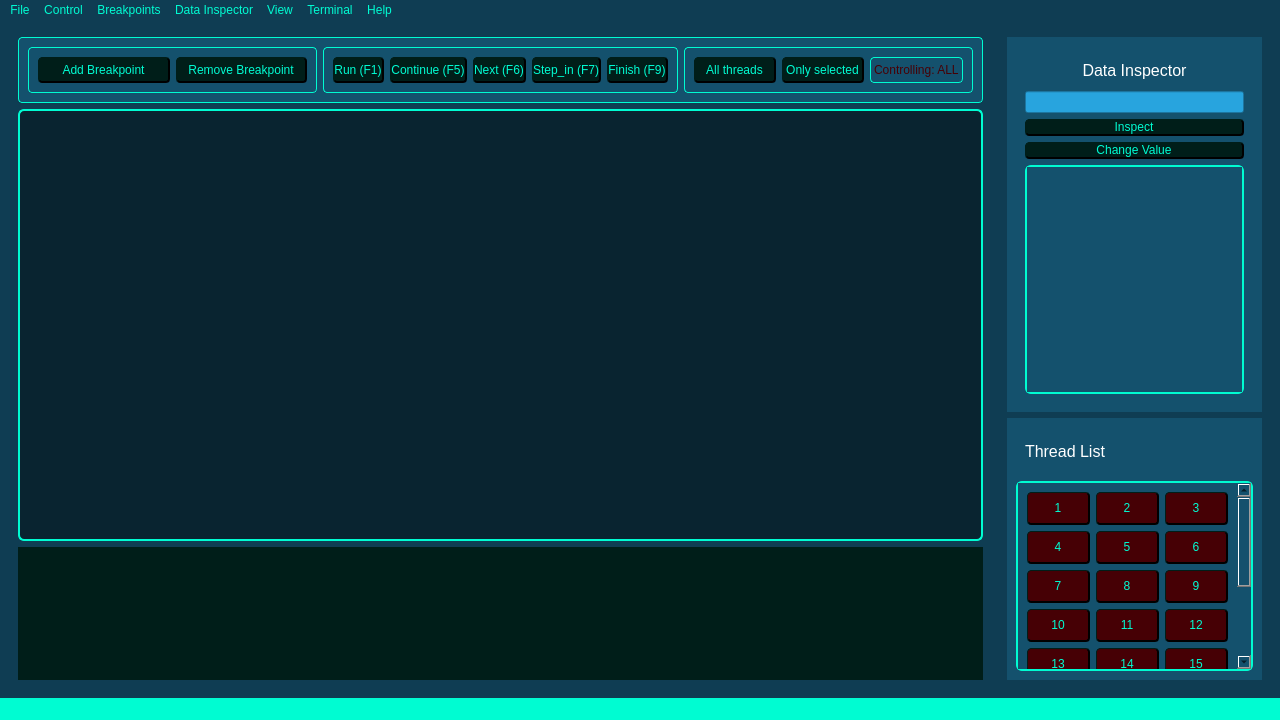
<?xml version="1.0" encoding="UTF-8"?>
<ui version="4.0">
 <class>MainWindow</class>
 <widget class="QMainWindow" name="MainWindow">
  <property name="geometry">
   <rect>
    <x>0</x>
    <y>0</y>
    <width>1280</width>
    <height>720</height>
   </rect>
  </property>
  <property name="windowTitle">
   <string>MainWindow</string>
  </property>
  <property name="styleSheet">
   <string notr="true">QWidget {
	background-color:rgb(15, 61, 83);
}

QFrame {
	border-style:none;
}

</string>
  </property>
  <widget class="QWidget" name="centralwidget">
   <layout class="QGridLayout" name="gridLayout_2">
    <item row="0" column="0">
     <widget class="QFrame" name="frame">
      <property name="sizePolicy">
       <sizepolicy hsizetype="Preferred" vsizetype="Preferred">
        <horstretch>18</horstretch>
        <verstretch>0</verstretch>
       </sizepolicy>
      </property>
      <property name="styleSheet">
       <string notr="true">QTextEdit {
	border-width: 2px;
    border-style: solid;
	border-color:rgb(0, 252, 210);
    border-radius: 6px;
	background-color: rgb(9, 36, 48);
	font-size: 14px;
	color: white;
}</string>
      </property>
      <property name="frameShape">
       <enum>QFrame::StyledPanel</enum>
      </property>
      <property name="frameShadow">
       <enum>QFrame::Raised</enum>
      </property>
      <layout class="QGridLayout" name="gridLayout_3">
       <item row="0" column="0">
        <widget class="QFrame" name="frame_3">
         <property name="sizePolicy">
          <sizepolicy hsizetype="Preferred" vsizetype="Preferred">
           <horstretch>0</horstretch>
           <verstretch>2</verstretch>
          </sizepolicy>
         </property>
         <property name="styleSheet">
          <string notr="true">QPushButton {
	background-color:rgb(0, 30, 25);
	color:rgb(0, 252, 210);
	border-width: 1px;
    border-style: solid;
	border-color:rgb(0, 30, 25);
    border-radius: 4px;
	border-bottom: 2px solid black;
	border-right: 2px solid black;
}

QPushButton:hover {
	background-color:rgb(0, 15, 12);
	color:rgb(0, 103, 86);
}

QPushButton:pressed {
	background-color:black;
	color:rgb(0, 90, 75);
	margin-top:4px;
}

QFrame {
	border-width: 1px;
    border-style: solid;
	border-color:rgb(0, 252, 210);
    border-radius: 4px;
	background-color:rgb(20, 81, 109);
}

QLabel {
	color: rgb(70, 0, 5);
}</string>
         </property>
         <property name="frameShape">
          <enum>QFrame::StyledPanel</enum>
         </property>
         <property name="frameShadow">
          <enum>QFrame::Raised</enum>
         </property>
         <layout class="QHBoxLayout" name="horizontalLayout_2">
          <item>
           <widget class="QFrame" name="frame_4">
            <property name="sizePolicy">
             <sizepolicy hsizetype="Preferred" vsizetype="Preferred">
              <horstretch>4</horstretch>
              <verstretch>0</verstretch>
             </sizepolicy>
            </property>
            <property name="frameShape">
             <enum>QFrame::StyledPanel</enum>
            </property>
            <property name="frameShadow">
             <enum>QFrame::Raised</enum>
            </property>
            <layout class="QHBoxLayout" name="horizontalLayout_4">
             <item>
              <widget class="QPushButton" name="my_button_add_br">
               <property name="sizePolicy">
                <sizepolicy hsizetype="Minimum" vsizetype="Preferred">
                 <horstretch>0</horstretch>
                 <verstretch>0</verstretch>
                </sizepolicy>
               </property>
               <property name="text">
                <string>Add Breakpoint</string>
               </property>
              </widget>
             </item>
             <item>
              <widget class="QPushButton" name="my_button_rm_br">
               <property name="sizePolicy">
                <sizepolicy hsizetype="Minimum" vsizetype="Preferred">
                 <horstretch>0</horstretch>
                 <verstretch>0</verstretch>
                </sizepolicy>
               </property>
               <property name="text">
                <string>Remove Breakpoint</string>
               </property>
              </widget>
             </item>
            </layout>
           </widget>
          </item>
          <item>
           <widget class="QFrame" name="control_panel">
            <property name="sizePolicy">
             <sizepolicy hsizetype="Preferred" vsizetype="Preferred">
              <horstretch>4</horstretch>
              <verstretch>0</verstretch>
             </sizepolicy>
            </property>
            <property name="styleSheet">
             <string notr="true"/>
            </property>
            <property name="frameShape">
             <enum>QFrame::StyledPanel</enum>
            </property>
            <property name="frameShadow">
             <enum>QFrame::Raised</enum>
            </property>
            <layout class="QHBoxLayout" name="horizontalLayout_3">
             <item>
              <widget class="QPushButton" name="my_button_run">
               <property name="sizePolicy">
                <sizepolicy hsizetype="Minimum" vsizetype="Preferred">
                 <horstretch>0</horstretch>
                 <verstretch>0</verstretch>
                </sizepolicy>
               </property>
               <property name="minimumSize">
                <size>
                 <width>0</width>
                 <height>0</height>
                </size>
               </property>
               <property name="text">
                <string>Run (F1)</string>
               </property>
              </widget>
             </item>
             <item>
              <widget class="QPushButton" name="my_button_continue">
               <property name="sizePolicy">
                <sizepolicy hsizetype="Minimum" vsizetype="Preferred">
                 <horstretch>0</horstretch>
                 <verstretch>0</verstretch>
                </sizepolicy>
               </property>
               <property name="text">
                <string>Continue (F5)</string>
               </property>
              </widget>
             </item>
             <item>
              <widget class="QPushButton" name="my_button_next">
               <property name="sizePolicy">
                <sizepolicy hsizetype="Minimum" vsizetype="Preferred">
                 <horstretch>0</horstretch>
                 <verstretch>0</verstretch>
                </sizepolicy>
               </property>
               <property name="text">
                <string>Next (F6)</string>
               </property>
              </widget>
             </item>
             <item>
              <widget class="QPushButton" name="my_button_step_in">
               <property name="sizePolicy">
                <sizepolicy hsizetype="Minimum" vsizetype="Preferred">
                 <horstretch>0</horstretch>
                 <verstretch>0</verstretch>
                </sizepolicy>
               </property>
               <property name="text">
                <string>Step_in (F7)</string>
               </property>
              </widget>
             </item>
             <item>
              <widget class="QPushButton" name="my_button_finish">
               <property name="sizePolicy">
                <sizepolicy hsizetype="Minimum" vsizetype="Preferred">
                 <horstretch>0</horstretch>
                 <verstretch>0</verstretch>
                </sizepolicy>
               </property>
               <property name="text">
                <string>Finish (F9)</string>
               </property>
              </widget>
             </item>
            </layout>
           </widget>
          </item>
          <item>
           <widget class="QFrame" name="frame_7">
            <property name="sizePolicy">
             <sizepolicy hsizetype="Preferred" vsizetype="Preferred">
              <horstretch>4</horstretch>
              <verstretch>0</verstretch>
             </sizepolicy>
            </property>
            <property name="styleSheet">
             <string notr="true"/>
            </property>
            <property name="frameShape">
             <enum>QFrame::StyledPanel</enum>
            </property>
            <property name="frameShadow">
             <enum>QFrame::Raised</enum>
            </property>
            <layout class="QHBoxLayout" name="horizontalLayout">
             <item>
              <widget class="QPushButton" name="my_all_threads">
               <property name="sizePolicy">
                <sizepolicy hsizetype="Minimum" vsizetype="Preferred">
                 <horstretch>0</horstretch>
                 <verstretch>0</verstretch>
                </sizepolicy>
               </property>
               <property name="text">
                <string>All threads</string>
               </property>
              </widget>
             </item>
             <item>
              <widget class="QPushButton" name="my_selected_thread">
               <property name="sizePolicy">
                <sizepolicy hsizetype="Minimum" vsizetype="Preferred">
                 <horstretch>0</horstretch>
                 <verstretch>0</verstretch>
                </sizepolicy>
               </property>
               <property name="text">
                <string>Only selected</string>
               </property>
              </widget>
             </item>
             <item>
              <widget class="QLabel" name="my_controlling">
               <property name="text">
                <string>Controlling: ALL</string>
               </property>
              </widget>
             </item>
            </layout>
           </widget>
          </item>
         </layout>
        </widget>
       </item>
       <item row="2" column="0">
        <widget class="QFrame" name="frame_5">
         <property name="sizePolicy">
          <sizepolicy hsizetype="Preferred" vsizetype="Preferred">
           <horstretch>0</horstretch>
           <verstretch>4</verstretch>
          </sizepolicy>
         </property>
         <property name="styleSheet">
          <string notr="true">QFrame {
	background-color:rgb(0, 30, 25);
}

QTextBrowser {
	background-color:rgb(0, 30, 25);
	color:white;
	margin-left:15px;
	border-style:none;
}</string>
         </property>
         <property name="frameShape">
          <enum>QFrame::StyledPanel</enum>
         </property>
         <property name="frameShadow">
          <enum>QFrame::Raised</enum>
         </property>
         <layout class="QVBoxLayout" name="verticalLayout_3">
          <item>
           <widget class="QTextBrowser" name="my_output_terminal">
            <property name="html">
             <string>&lt;!DOCTYPE HTML PUBLIC &quot;-//W3C//DTD HTML 4.0//EN&quot; &quot;http://www.w3.org/TR/REC-html40/strict.dtd&quot;&gt;
&lt;html&gt;&lt;head&gt;&lt;meta name=&quot;qrichtext&quot; content=&quot;1&quot; /&gt;&lt;meta charset=&quot;utf-8&quot; /&gt;&lt;style type=&quot;text/css&quot;&gt;
p, li { white-space: pre-wrap; }
hr { height: 1px; border-width: 0; }
li.unchecked::marker { content: &quot;\2610&quot;; }
li.checked::marker { content: &quot;\2612&quot;; }
&lt;/style&gt;&lt;/head&gt;&lt;body style=&quot; font-family:'Segoe UI'; font-size:14px; font-weight:400; font-style:normal;&quot;&gt;
&lt;p style=&quot;-qt-paragraph-type:empty; margin-top:0px; margin-bottom:0px; margin-left:0px; margin-right:0px; -qt-block-indent:0; text-indent:0px;&quot;&gt;&lt;br /&gt;&lt;/p&gt;&lt;/body&gt;&lt;/html&gt;</string>
            </property>
           </widget>
          </item>
         </layout>
        </widget>
       </item>
       <item row="1" column="0">
        <widget class="QTextEdit" name="my_code_editor">
         <property name="sizePolicy">
          <sizepolicy hsizetype="Expanding" vsizetype="Expanding">
           <horstretch>0</horstretch>
           <verstretch>13</verstretch>
          </sizepolicy>
         </property>
         <property name="font">
          <font>
           <pointsize>-1</pointsize>
          </font>
         </property>
         <property name="styleSheet">
          <string notr="true"/>
         </property>
         <property name="html">
          <string>&lt;!DOCTYPE HTML PUBLIC &quot;-//W3C//DTD HTML 4.0//EN&quot; &quot;http://www.w3.org/TR/REC-html40/strict.dtd&quot;&gt;
&lt;html&gt;&lt;head&gt;&lt;meta name=&quot;qrichtext&quot; content=&quot;1&quot; /&gt;&lt;meta charset=&quot;utf-8&quot; /&gt;&lt;style type=&quot;text/css&quot;&gt;
p, li { white-space: pre-wrap; }
hr { height: 1px; border-width: 0; }
li.unchecked::marker { content: &quot;\2610&quot;; }
li.checked::marker { content: &quot;\2612&quot;; }
&lt;/style&gt;&lt;/head&gt;&lt;body style=&quot; font-family:'Segoe UI'; font-size:14px; font-weight:400; font-style:normal;&quot;&gt;
&lt;p style=&quot;-qt-paragraph-type:empty; margin-top:0px; margin-bottom:0px; margin-left:0px; margin-right:0px; -qt-block-indent:0; text-indent:0px;&quot;&gt;&lt;br /&gt;&lt;/p&gt;&lt;/body&gt;&lt;/html&gt;</string>
         </property>
         <property name="tabStopDistance">
          <double>40.000000000000000</double>
         </property>
        </widget>
       </item>
      </layout>
     </widget>
    </item>
    <item row="0" column="1">
     <widget class="QFrame" name="frame_2">
      <property name="sizePolicy">
       <sizepolicy hsizetype="Preferred" vsizetype="Preferred">
        <horstretch>5</horstretch>
        <verstretch>0</verstretch>
       </sizepolicy>
      </property>
      <property name="styleSheet">
       <string notr="true"/>
      </property>
      <property name="frameShape">
       <enum>QFrame::StyledPanel</enum>
      </property>
      <property name="frameShadow">
       <enum>QFrame::Raised</enum>
      </property>
      <layout class="QVBoxLayout" name="verticalLayout_4">
       <item>
        <widget class="QFrame" name="frame_6">
         <property name="sizePolicy">
          <sizepolicy hsizetype="Preferred" vsizetype="Preferred">
           <horstretch>0</horstretch>
           <verstretch>10</verstretch>
          </sizepolicy>
         </property>
         <property name="styleSheet">
          <string notr="true">QFrame {
	background-color:rgb(20, 81, 109);
}

QLabel {
	max-height: 40px;
	min-height: 30px;
	color:rgb(70, 0, 5);
	qproperty-alignment: 'AlignCenter';
}

QScrollArea {
	border-width: 2px;
    border-style: solid;
	border-color:rgb(0, 252, 210);
    border-radius: 6px;
}

QWidget {
	background-color:rgb(20, 81, 109);
}

QPushButton {
	background-color:rgb(0, 30, 25);
	color:rgb(0, 252, 210);
	border-width: 1px;
    border-style: solid;
	border-color:rgb(0, 30, 25);
    border-radius: 4px;
	border-bottom: 2px solid black;
	border-right: 2px solid black;
}

QPushButton:hover {
	background-color:rgb(0, 15, 12);
	color:rgb(0, 103, 86);
}

QPushButton:pressed {
	background-color:black;
	color:rgb(0, 90, 75);
	margin-top:4px;
}

QLineEdit {
	color:rgb(70, 0, 5);
	background-color:rgb(40, 164, 222);
}</string>
         </property>
         <property name="frameShape">
          <enum>QFrame::StyledPanel</enum>
         </property>
         <property name="frameShadow">
          <enum>QFrame::Raised</enum>
         </property>
         <layout class="QVBoxLayout" name="verticalLayout_5">
          <item>
           <widget class="QFrame" name="frame_9">
            <property name="sizePolicy">
             <sizepolicy hsizetype="Preferred" vsizetype="Preferred">
              <horstretch>0</horstretch>
              <verstretch>3</verstretch>
             </sizepolicy>
            </property>
            <property name="styleSheet">
             <string notr="true"/>
            </property>
            <property name="frameShape">
             <enum>QFrame::StyledPanel</enum>
            </property>
            <property name="frameShadow">
             <enum>QFrame::Raised</enum>
            </property>
            <layout class="QVBoxLayout" name="verticalLayout_6">
             <item>
              <widget class="QLabel" name="label">
               <property name="sizePolicy">
                <sizepolicy hsizetype="Preferred" vsizetype="Preferred">
                 <horstretch>0</horstretch>
                 <verstretch>0</verstretch>
                </sizepolicy>
               </property>
               <property name="styleSheet">
                <string notr="true">color:white;
font-size: 16px;</string>
               </property>
               <property name="text">
                <string>Data Inspector</string>
               </property>
               <property name="alignment">
                <set>Qt::AlignCenter</set>
               </property>
              </widget>
             </item>
             <item>
              <widget class="QLineEdit" name="my_inspect_text">
               <property name="sizePolicy">
                <sizepolicy hsizetype="Expanding" vsizetype="Fixed">
                 <horstretch>0</horstretch>
                 <verstretch>0</verstretch>
                </sizepolicy>
               </property>
               <property name="text">
                <string/>
               </property>
              </widget>
             </item>
             <item>
              <widget class="QPushButton" name="my_button_inspect">
               <property name="sizePolicy">
                <sizepolicy hsizetype="Minimum" vsizetype="Fixed">
                 <horstretch>0</horstretch>
                 <verstretch>0</verstretch>
                </sizepolicy>
               </property>
               <property name="text">
                <string>Inspect</string>
               </property>
              </widget>
             </item>
             <item>
              <widget class="QPushButton" name="my_change_value">
               <property name="text">
                <string>Change Value</string>
               </property>
              </widget>
             </item>
             <item>
              <widget class="QScrollArea" name="scrollArea">
               <property name="styleSheet">
                <string notr="true"/>
               </property>
               <property name="sizeAdjustPolicy">
                <enum>QAbstractScrollArea::AdjustIgnored</enum>
               </property>
               <property name="widgetResizable">
                <bool>true</bool>
               </property>
               <property name="alignment">
                <set>Qt::AlignCenter</set>
               </property>
               <widget class="QWidget" name="my_data_inspector">
                <property name="geometry">
                 <rect>
                  <x>0</x>
                  <y>0</y>
                  <width>215</width>
                  <height>220</height>
                 </rect>
                </property>
                <layout class="QVBoxLayout" name="verticalLayout_7"/>
               </widget>
              </widget>
             </item>
            </layout>
           </widget>
          </item>
         </layout>
        </widget>
       </item>
       <item>
        <widget class="QFrame" name="frame_8">
         <property name="sizePolicy">
          <sizepolicy hsizetype="Preferred" vsizetype="Preferred">
           <horstretch>0</horstretch>
           <verstretch>7</verstretch>
          </sizepolicy>
         </property>
         <property name="styleSheet">
          <string notr="true">QFrame {
	background-color:rgb(20, 81, 109);
}

QLabel {
	max-height: 40px;
	min-height: 30px;
	color:rgb(70, 0, 5);
	qproperty-alignment: 'AlignCenter';
}

QScrollArea {
	border-width: 2px;
    border-style: solid;
	border-color:rgb(0, 252, 210);
    border-radius: 6px;
}

QWidget {
	background-color:rgb(20, 81, 109);
}

QPushButton {
	background-color: rgb(70, 0, 5);
	color:rgb(0, 252, 210);
	border-width: 1px;
    border-style: solid;
	border-color:rgb(0, 30, 25);
    border-radius: 4px;
	border-bottom: 2px solid black;
	border-right: 2px solid black;
	min-height: 30px;
}

QPushButton:hover {
	background-color:rgb(0, 15, 12);
	color:rgb(0, 103, 86);
}

QPushButton:pressed {
	background-color:black;
	color:rgb(0, 90, 75);
	margin-top:4px;
}</string>
         </property>
         <property name="frameShape">
          <enum>QFrame::StyledPanel</enum>
         </property>
         <property name="frameShadow">
          <enum>QFrame::Raised</enum>
         </property>
         <layout class="QVBoxLayout" name="verticalLayout_8">
          <item>
           <widget class="QFrame" name="frame_10">
            <property name="sizePolicy">
             <sizepolicy hsizetype="Preferred" vsizetype="Preferred">
              <horstretch>0</horstretch>
              <verstretch>4</verstretch>
             </sizepolicy>
            </property>
            <property name="frameShape">
             <enum>QFrame::StyledPanel</enum>
            </property>
            <property name="frameShadow">
             <enum>QFrame::Raised</enum>
            </property>
            <layout class="QVBoxLayout" name="verticalLayout_9">
             <item>
              <widget class="QLabel" name="label_10">
               <property name="styleSheet">
                <string notr="true">color: white;
font-size:16px;</string>
               </property>
               <property name="text">
                <string>Thread List</string>
               </property>
              </widget>
             </item>
            </layout>
           </widget>
          </item>
          <item>
           <widget class="QScrollArea" name="thread_scroll">
            <property name="sizePolicy">
             <sizepolicy hsizetype="Expanding" vsizetype="Expanding">
              <horstretch>0</horstretch>
              <verstretch>21</verstretch>
             </sizepolicy>
            </property>
            <property name="styleSheet">
             <string notr="true"/>
            </property>
            <property name="widgetResizable">
             <bool>true</bool>
            </property>
            <widget class="QWidget" name="my_thread_list">
             <property name="geometry">
              <rect>
               <x>0</x>
               <y>0</y>
               <width>216</width>
               <height>324</height>
              </rect>
             </property>
             <layout class="QGridLayout" name="gridLayout">
              <item row="1" column="0">
               <widget class="QPushButton" name="pushButton_10">
                <property name="text">
                 <string>4</string>
                </property>
               </widget>
              </item>
              <item row="3" column="1">
               <widget class="QPushButton" name="pushButton_17">
                <property name="text">
                 <string>11</string>
                </property>
               </widget>
              </item>
              <item row="3" column="0">
               <widget class="QPushButton" name="pushButton_13">
                <property name="text">
                 <string>10</string>
                </property>
               </widget>
              </item>
              <item row="1" column="2">
               <widget class="QPushButton" name="pushButton_15">
                <property name="text">
                 <string>6</string>
                </property>
               </widget>
              </item>
              <item row="6" column="0">
               <widget class="QPushButton" name="pushButton_23">
                <property name="text">
                 <string>19</string>
                </property>
               </widget>
              </item>
              <item row="2" column="0">
               <widget class="QPushButton" name="pushButton_11">
                <property name="text">
                 <string>7</string>
                </property>
               </widget>
              </item>
              <item row="4" column="0">
               <widget class="QPushButton" name="pushButton_19">
                <property name="text">
                 <string>13</string>
                </property>
               </widget>
              </item>
              <item row="2" column="1">
               <widget class="QPushButton" name="pushButton_12">
                <property name="text">
                 <string>8</string>
                </property>
               </widget>
              </item>
              <item row="5" column="0">
               <widget class="QPushButton" name="pushButton_22">
                <property name="text">
                 <string>16</string>
                </property>
               </widget>
              </item>
              <item row="1" column="1">
               <widget class="QPushButton" name="pushButton_8">
                <property name="text">
                 <string>5</string>
                </property>
               </widget>
              </item>
              <item row="0" column="2">
               <widget class="QPushButton" name="pushButton_14">
                <property name="text">
                 <string>3</string>
                </property>
               </widget>
              </item>
              <item row="4" column="2">
               <widget class="QPushButton" name="pushButton_21">
                <property name="text">
                 <string>15</string>
                </property>
               </widget>
              </item>
              <item row="0" column="1">
               <widget class="QPushButton" name="pushButton_9">
                <property name="text">
                 <string>2</string>
                </property>
               </widget>
              </item>
              <item row="2" column="2">
               <widget class="QPushButton" name="pushButton_16">
                <property name="text">
                 <string>9</string>
                </property>
               </widget>
              </item>
              <item row="4" column="1">
               <widget class="QPushButton" name="pushButton_20">
                <property name="text">
                 <string>14</string>
                </property>
               </widget>
              </item>
              <item row="3" column="2">
               <widget class="QPushButton" name="pushButton_18">
                <property name="text">
                 <string>12</string>
                </property>
               </widget>
              </item>
              <item row="0" column="0">
               <widget class="QPushButton" name="pushButton_7">
                <property name="text">
                 <string>1</string>
                </property>
               </widget>
              </item>
              <item row="7" column="0">
               <widget class="QPushButton" name="pushButton_24">
                <property name="text">
                 <string>22</string>
                </property>
               </widget>
              </item>
              <item row="5" column="1">
               <widget class="QPushButton" name="pushButton_25">
                <property name="text">
                 <string>17</string>
                </property>
               </widget>
              </item>
              <item row="5" column="2">
               <widget class="QPushButton" name="pushButton_26">
                <property name="text">
                 <string>18</string>
                </property>
               </widget>
              </item>
              <item row="6" column="1">
               <widget class="QPushButton" name="pushButton_27">
                <property name="text">
                 <string>20</string>
                </property>
               </widget>
              </item>
              <item row="6" column="2">
               <widget class="QPushButton" name="pushButton_28">
                <property name="text">
                 <string>21</string>
                </property>
               </widget>
              </item>
              <item row="7" column="1">
               <widget class="QPushButton" name="pushButton_29">
                <property name="text">
                 <string>23</string>
                </property>
               </widget>
              </item>
              <item row="7" column="2">
               <widget class="QPushButton" name="pushButton_30">
                <property name="text">
                 <string>24</string>
                </property>
               </widget>
              </item>
             </layout>
            </widget>
           </widget>
          </item>
         </layout>
        </widget>
       </item>
      </layout>
     </widget>
    </item>
   </layout>
  </widget>
  <widget class="QMenuBar" name="menubar">
   <property name="geometry">
    <rect>
     <x>0</x>
     <y>0</y>
     <width>1280</width>
     <height>22</height>
    </rect>
   </property>
   <property name="styleSheet">
    <string notr="true">QMenuBar::item {
	background-color:rgb(15, 61, 83);
	color:rgb(0, 252, 210);
}

QMenuBar::item:hover {
	background-color:rgb(0, 132, 110);
	color:rgb(0, 90, 75);
}

QMenuBar::item:selected {
	background-color:rgb(0, 132, 110);
	color:rgb(0, 90, 75);
}

QMenu::item {
	background-color:rgb(15, 61, 83);
	color:rgb(0, 252, 210);
}

QMenu::item:hover {
	background-color:rgb(0, 132, 110);
	color:rgb(0, 90, 75);
}

QMenu::item:selected {
	background-color:rgb(0, 132, 110);
	color:rgb(0, 90, 75);
}</string>
   </property>
   <widget class="QMenu" name="menuFile">
    <property name="title">
     <string>File</string>
    </property>
    <addaction name="actionNew"/>
    <addaction name="actionLoad"/>
    <addaction name="actionSave"/>
    <addaction name="actionBuild"/>
   </widget>
   <widget class="QMenu" name="menuControl">
    <property name="title">
     <string>Control</string>
    </property>
    <addaction name="actionRun_R"/>
    <addaction name="actionContinue_1"/>
    <addaction name="actionNext_2"/>
    <addaction name="actionStep_In_F"/>
    <addaction name="actionFinish_F9"/>
   </widget>
   <widget class="QMenu" name="menuView">
    <property name="title">
     <string>View</string>
    </property>
    <addaction name="actionAssembly_Code"/>
    <addaction name="actionRegister_List"/>
   </widget>
   <widget class="QMenu" name="menuTerminal">
    <property name="title">
     <string>Terminal</string>
    </property>
    <addaction name="actionNew_Terminal"/>
   </widget>
   <widget class="QMenu" name="menuHelp">
    <property name="title">
     <string>Help</string>
    </property>
    <addaction name="actionCommands"/>
    <addaction name="actionControls"/>
    <addaction name="actionAbout"/>
    <addaction name="actionDocumentation"/>
   </widget>
   <widget class="QMenu" name="menuData_Inspector">
    <property name="title">
     <string>Data Inspector</string>
    </property>
    <addaction name="actionInsert_expression"/>
    <addaction name="actionRemove_expression"/>
    <addaction name="actionClear_expression_list"/>
   </widget>
   <widget class="QMenu" name="menuBreakpoints">
    <property name="title">
     <string>Breakpoints</string>
    </property>
    <addaction name="actionAdd_breakpoint_to_line"/>
    <addaction name="actionRemove_breakpoint_from_selected_line"/>
    <addaction name="actionInform_breakpoint_position"/>
    <addaction name="actionRemove_all_breakpoints"/>
   </widget>
   <addaction name="menuFile"/>
   <addaction name="menuControl"/>
   <addaction name="menuBreakpoints"/>
   <addaction name="menuData_Inspector"/>
   <addaction name="menuView"/>
   <addaction name="menuTerminal"/>
   <addaction name="menuHelp"/>
  </widget>
  <widget class="QStatusBar" name="statusbar">
   <property name="styleSheet">
    <string notr="true">background-color:rgb(0, 252, 210);
color: black;</string>
   </property>
  </widget>
  <action name="actionNew">
   <property name="text">
    <string>New</string>
   </property>
  </action>
  <action name="actionLoad">
   <property name="text">
    <string>Load (CRTL + L)</string>
   </property>
  </action>
  <action name="actionSave">
   <property name="text">
    <string>Save (CRTL + S)</string>
   </property>
  </action>
  <action name="actionBuild">
   <property name="text">
    <string>Build (CRTL + B)</string>
   </property>
  </action>
  <action name="actionRun_R">
   <property name="text">
    <string>Run (F1)</string>
   </property>
  </action>
  <action name="actionContinue_1">
   <property name="text">
    <string>Continue (F5)</string>
   </property>
  </action>
  <action name="actionNext_2">
   <property name="text">
    <string>Next (F6)</string>
   </property>
  </action>
  <action name="actionStep_In_F">
   <property name="text">
    <string>Step-In (F7)</string>
   </property>
  </action>
  <action name="actionFinish_F9">
   <property name="text">
    <string>Finish (F9)</string>
   </property>
  </action>
  <action name="actionAssembly_Code">
   <property name="text">
    <string>Assembly Code</string>
   </property>
  </action>
  <action name="actionRegister_List">
   <property name="text">
    <string>Register List</string>
   </property>
  </action>
  <action name="actionNew_Terminal">
   <property name="text">
    <string>New Terminal</string>
   </property>
  </action>
  <action name="actionCommands">
   <property name="text">
    <string>Commands</string>
   </property>
  </action>
  <action name="actionControls">
   <property name="text">
    <string>Controls</string>
   </property>
  </action>
  <action name="actionAbout">
   <property name="text">
    <string>About</string>
   </property>
  </action>
  <action name="actionDocumentation">
   <property name="text">
    <string>Documentation</string>
   </property>
  </action>
  <action name="actionInsert_expression">
   <property name="text">
    <string>Insert expression</string>
   </property>
  </action>
  <action name="actionRemove_expression">
   <property name="text">
    <string>Remove expression</string>
   </property>
  </action>
  <action name="actionClear_expression_list">
   <property name="text">
    <string>Clear expression list</string>
   </property>
  </action>
  <action name="actionAdd_breakpoint_to_line">
   <property name="text">
    <string>Add breakpoint to selected line</string>
   </property>
  </action>
  <action name="actionRemove_breakpoint_from_selected_line">
   <property name="text">
    <string>Remove breakpoint from current line</string>
   </property>
  </action>
  <action name="actionInform_breakpoint_position">
   <property name="text">
    <string>Inform breakpoint position</string>
   </property>
  </action>
  <action name="actionRemove_all_breakpoints">
   <property name="text">
    <string>Remove all breakpoints</string>
   </property>
  </action>
 </widget>
 <resources/>
 <connections/>
</ui>
